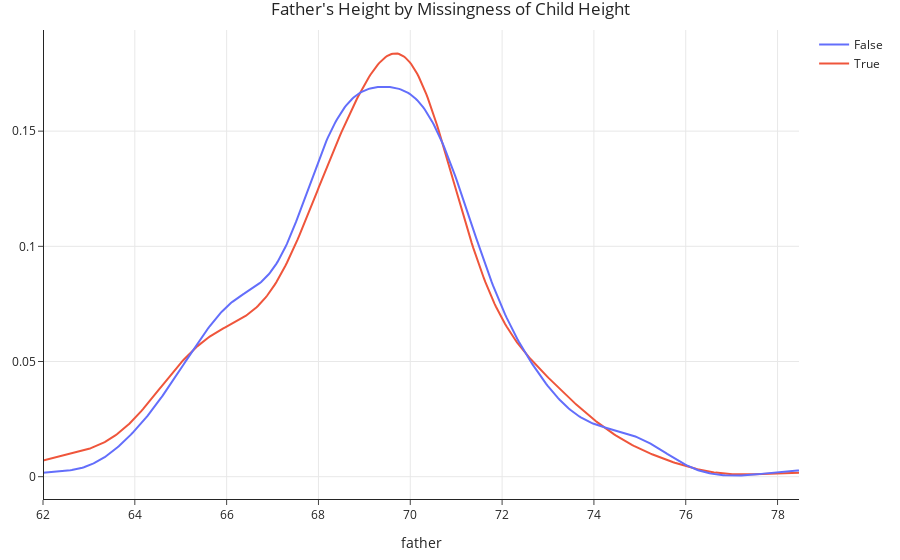

The code cell stored with this chart in its notebook:
### Markdown cell above
We can visualize numerical distributions with histograms, or with **kernel density estimates**. (See the definition of `create_kde_plotly` at the top of the notebook if you're curious as to how these are created.)

### Code cell
util.create_kde_plotly(heights_mcar, 'child_missing', True, False, 'father', 
                       "Father's Height by Missingness of Child Height")

### Figure 1 — Plotly figure (JSON) as saved in the notebook; plotly's stock layout.template omitted (floating-point values rounded to 4 significant figures; data arrays with more than 128 entries replaced by an {"elided": "..."} marker saying what was removed)
{"data": [{"legendgroup": "True", "marker": {"color": "#ef553b"}, "mode": "lines", "name": "True", "showlegend": true, "type": "scatter", "x": {"elided": "500 float values"}, "xaxis": "x", "y": {"elided": "500 float values"}, "yaxis": "y"}, {"legendgroup": "False", "marker": {"color": "#636efb"}, "mode": "lines", "name": "False", "showlegend": true, "type": "scatter", "x": {"elided": "500 float values"}, "xaxis": "x", "y": {"elided": "500 float values"}, "yaxis": "y"}], "layout": {"barmode": "overlay", "hovermode": "closest", "legend": {"traceorder": "reversed"}, "title": {"text": "Father's Height by Missingness of Child Height"}, "xaxis": {"anchor": "y2", "domain": [0, 1], "title": {"text": "father"}, "zeroline": false}, "yaxis": {"anchor": "free", "domain": [0, 1], "position": 0}}}
